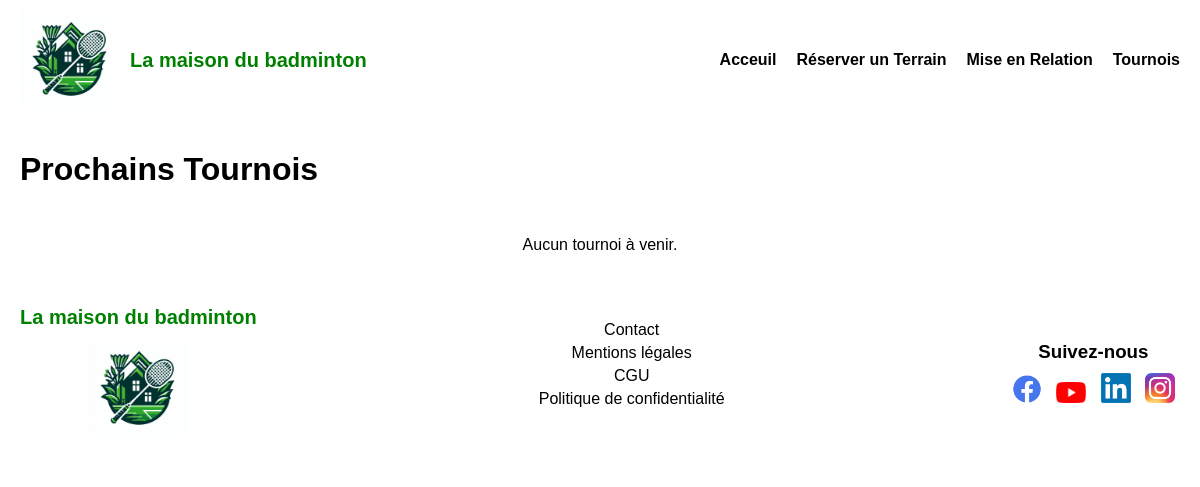
Before: /tournois.php with the older database file.
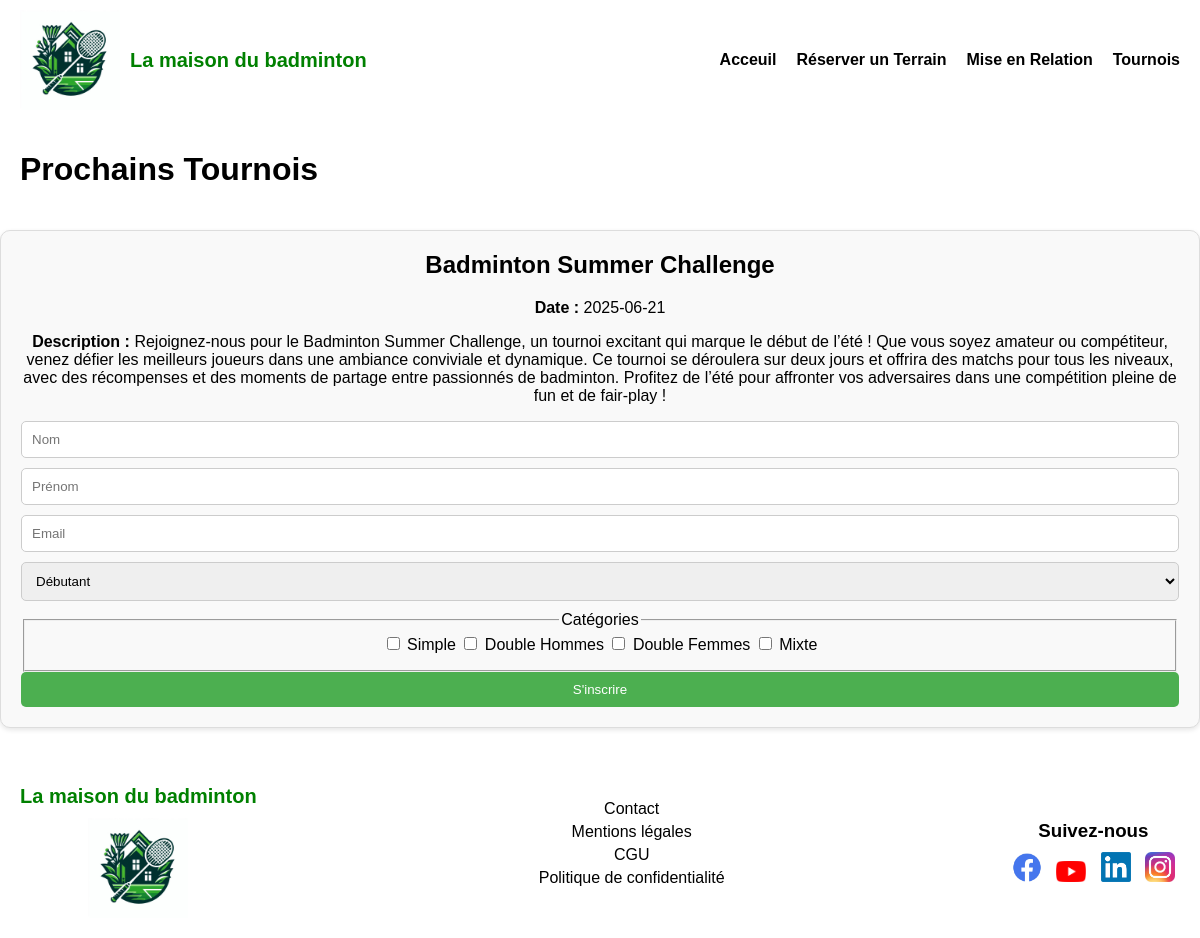
After: the same page with the newer database file.
### tables this page shows
CREATE TABLE IF NOT EXISTS `tournois` (
  `id` int NOT NULL AUTO_INCREMENT,
  `nom_tournoi` varchar(100) NOT NULL,
  `date_tournoi` date NOT NULL,
  `inscrits` text,
  `description` text,
  `image` varchar(255) DEFAULT NULL,
  PRIMARY KEY (`id`)
);

### tournois.php (the view, shortened to what this page needs)
<?php
require "config.php";
$stmt = $pdo->query("SELECT * FROM tournois WHERE date_tournoi >= CURDATE() ORDER BY date_tournoi ASC");
$tournois = $stmt->fetchAll(PDO::FETCH_ASSOC);
?>
<!DOCTYPE html>
<html lang="fr">
<head>
<head>
    <link rel="stylesheet" href="styles.css">
</head>
<body>
<header>
    <div class="logo">
        <img src="images/logo.png" alt="Logo de la maison du badminton">
        <h1>La maison du badminton</h1>
    </div>
    <nav>
        <ul>
            <li><a href="index.php">Acceuil</a></li>
            <li><a href="reservation.php">Réserver un Terrain</a></li>
            <li><a href="mise-en-relation.php">Mise en Relation</a></li>
            <li><a href="tournois.php">Tournois</a></li>
        </ul>
    </nav>
</header>
<body>
    <header>
        <h1>Prochains Tournois</h1>
    </header>
    <main>
        <?php if (!empty($tournois)) : ?>
            <?php foreach ($tournois as $tournoi) : ?>
                <section class="tournoi">
                    <h2><?= htmlspecialchars($tournoi['nom_tournoi']) ?></h2>
                    <p><strong>Date :</strong> <?= htmlspecialchars($tournoi['date_tournoi']) ?></p>
                    <?php if (!empty($tournoi['description'])) : ?>
                        <p><strong>Description :</strong> <?= nl2br(htmlspecialchars($tournoi['description'])) ?></p>
                    <?php endif; ?>
                    <form method="POST">
                        <input type="text" name="nom" placeholder="Nom" required>
                        <input type="text" name="prenom" placeholder="Prénom" required>
                        <input type="email" name="email" placeholder="Email" required>
                        <select name="niveau" required>
                            <option value="débutant">Débutant</option>
                        </select>
                        <fieldset>
                            <legend>Catégories</legend>
                            <label><input type="checkbox" name="categories[]" value="Simple"> Simple</label>
                            <label><input type="checkbox" name="categories[]" value="Double Hommes"> Double Hommes</label>
                            <label><input type="checkbox" name="categories[]" value="Double Femmes"> Double Femmes</label>
                            <label><input type="checkbox" name="categories[]" value="Mixte"> Mixte</label>
                        </fieldset>
                        <button type="submit">S'inscrire</button>
                    </form>
                </section>
            <?php endforeach; ?>
        <?php else : ?>
            <p>Aucun tournoi à venir.</p>
        <?php endif; ?>
    </main>
</body>
<footer>
    <div class="footer-left">
        <h2>La maison du badminton</h2>
        <img src="images/logo.png" alt="Logo de la maison du badminton">
    </div>
    <div class="footer-center">
        <ul>
            <li><a href="#">Contact</a></li>
            <li><a href="#">Mentions légales</a></li>
            <li><a href="#">CGU</a></li>
            <li><a href="#">Politique de confidentialité</a></li>
        </ul>
    </div>
    <div class="footer-right">
        <h3>Suivez-nous</h3>
        <div class="social-icons">
            <a href="#"><img src="images/facebook.png" alt="Facebook"></a>
            <a href="#"><img src="images/youtube.png" alt="YouTube"></a>
            <a href="#"><img src="images/linkedin.png" alt="LinkedIn"></a>
            <a href="#"><img src="images/instagram.jfif" alt="Instagram"></a>
        </div>
    </div>
</footer>
</html>

### styles.css (style rules this page uses)
body { font-family: Arial, sans-serif; margin: 0; padding: 0; text-align: center; }
header { display: flex; justify-content: space-between; align-items: center; background-color: white; padding: 10px 20px; width: 100%; box-sizing: border-box; }
.logo { display: flex; align-items: center; }
.logo img { width: 100px; height: auto; margin-right: 10px; }
.logo h1 { color: green; font-size: 20px; margin: 0; }
nav { flex-shrink: 0; }
nav ul { list-style: none; display: flex; gap: 20px; margin: 0; padding: 0; }
nav a { text-decoration: none; color: black; font-weight: bold; }
section { background: white; padding: 15px; margin: 10px 0; border-radius: 5px; box-shadow: 0 2px 5px rgba(0,0,0,0.1); }
form { display: flex; flex-direction: column; }
form label { margin: 10px 0 5px; }
form input, form select { padding: 10px; margin-bottom: 10px; border: 1px solid #ccc; border-radius: 5px; }
button { background: #4CAF50; color: white; border: none; padding: 10px; cursor: pointer; border-radius: 5px; }
footer { background-color: white; padding: 20px; display: flex; justify-content: space-between; align-items: center; flex-wrap: wrap; }
.footer-left { display: flex; flex-direction: column; align-items: center; }
.footer-left h2 { color: green; font-size: 20px; margin-bottom: 10px; }
.footer-left img { width: 100px; }
.footer-center ul { list-style: none; padding: 0; }
.footer-center ul li { margin: 5px 0; }
.footer-center ul li a { text-decoration: none; color: black; }
.footer-right h3 { margin-bottom: 10px; }
.social-icons a img { width: 30px; margin: 0 5px; }

### tournois.php (style rules this page uses)
.tournoi { border: 1px solid #ddd; padding: 20px; margin-bottom: 20px; border-radius: 10px; background: #f9f9f9; }
.tournoi h2 { margin-top: 0; }

Changed rows visible on the page:
added tournois: nom_tournoi "Badminton Summer Challenge", date_tournoi "2025-06-21", description "Rejoignez-nous pour le Badminton Summer Challenge, un tournoi excitant qui marque le début de l’été ! Que vous soyez amateur ou compétiteur, venez défier les meilleurs joueurs dans une ambiance conviviale et dynamique. Ce tournoi se déroulera sur deux jours et offrira des matchs pour tous les niveaux, avec des récompenses et des moments de partage entre passionnés de badminton. Profitez de l’été pour affronter vos adversaires dans une compétition pleine de fun et de fair-play !"
Other visible differences:
text no longer shown: "Aucun tournoi à venir."
